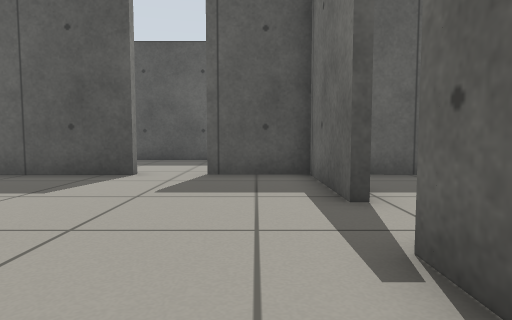
[1] (above)

21 first-person views from a walk through a Gazebo world. The camera is 0.5 m above the floor, tilts 4° down and sees 75° across. The floor is counted in squares, 0.5 m on a side. Each view is taken from the middle of a square. On the plan, view 1 faces up. The plan holds only what a view shows up to about 12 squares ahead; the rest is blank.

[2]
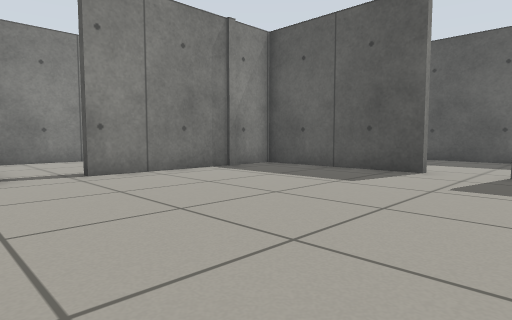

[3]
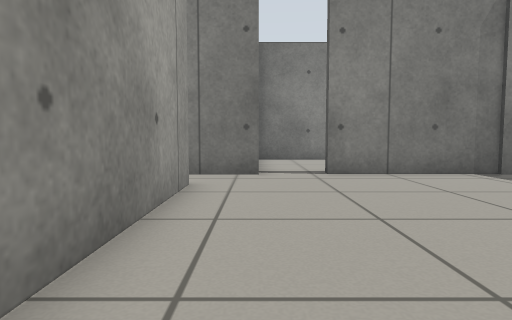

[4]
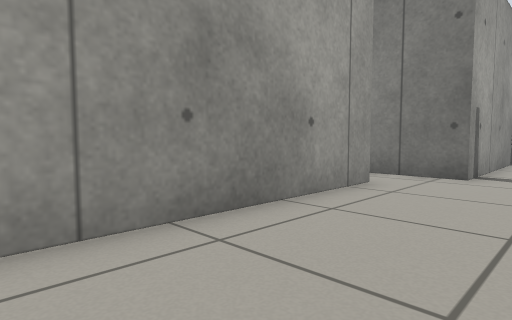

[5]
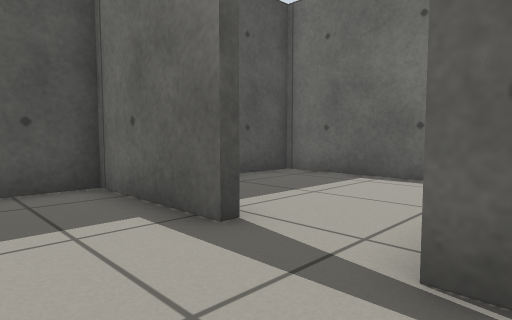

[6]
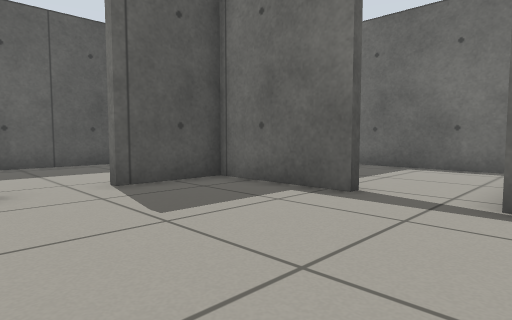

[7]
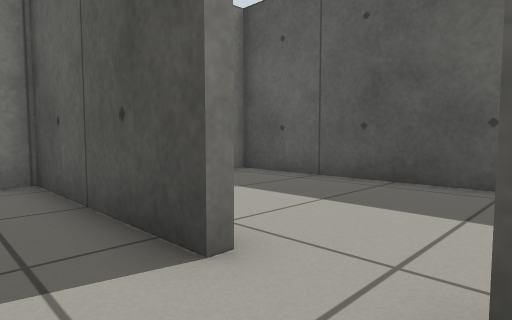

[8]
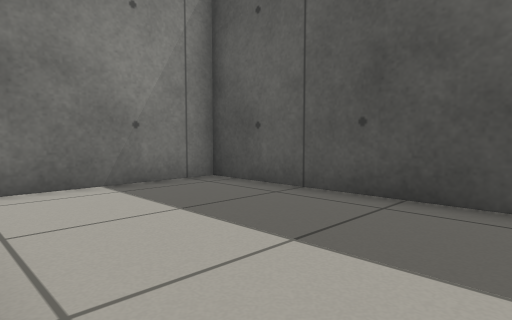

[9]
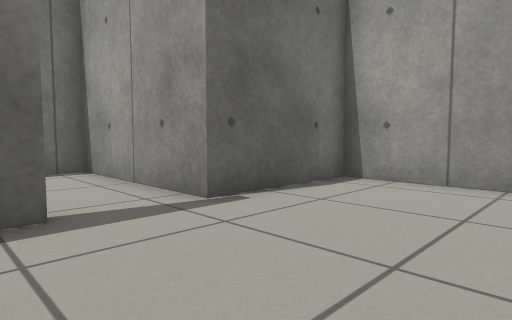

[10]
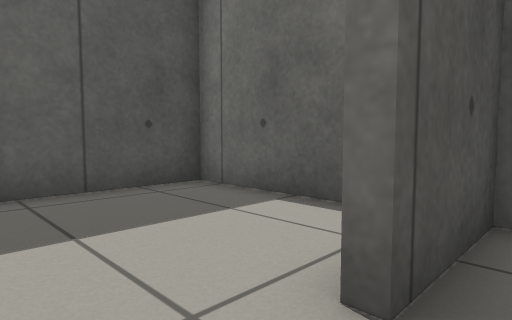

[11]
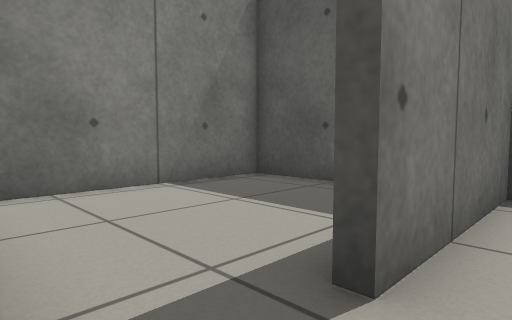

[12]
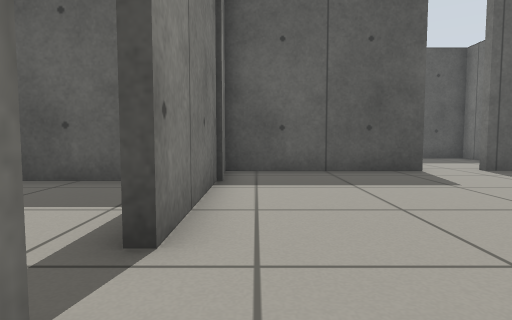

[13]
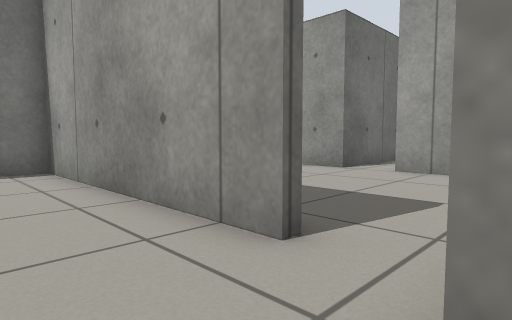

[14]
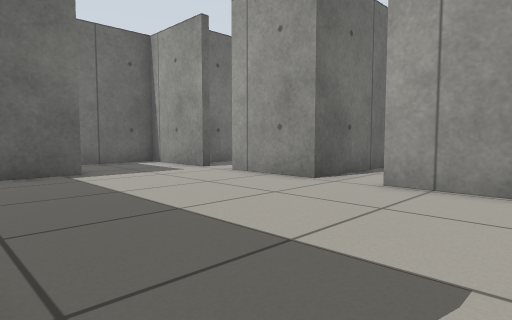

[15]
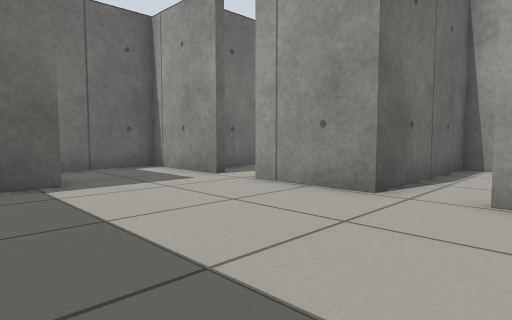

[16]
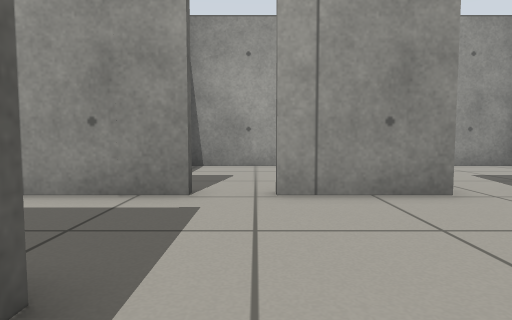

[17]
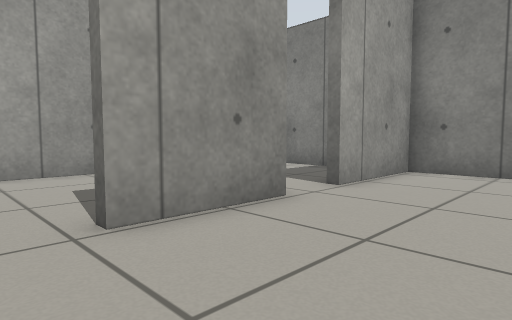

[18]
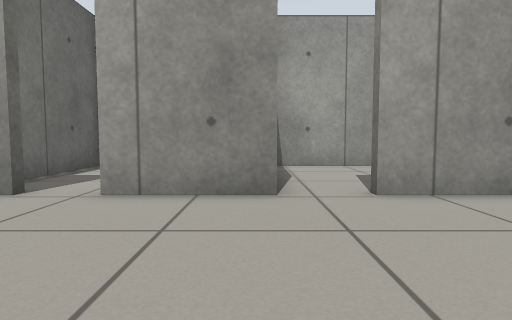

[19]
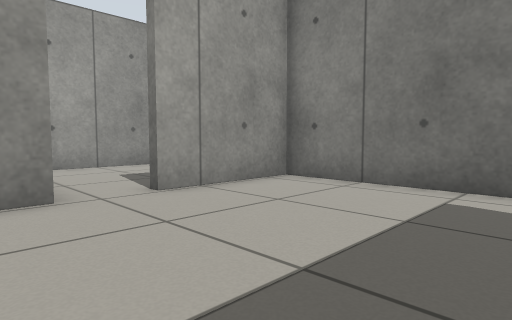

[20]
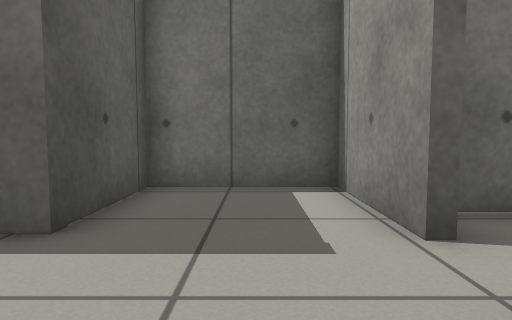

[21]
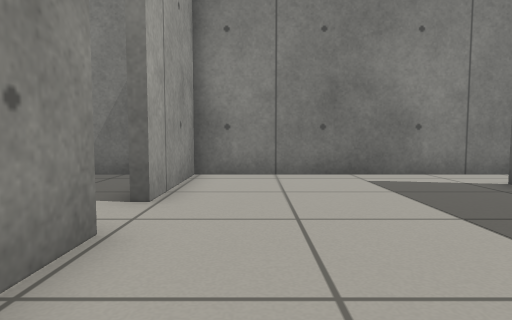

### Floor plan
Ten units are one square. View 1 is at (0, 0); x grows to the right and y downward. Boxes are objects, and circles mark ways between rooms. Rooms are numbered by the first view taken in them; rooms with no view inside come last. Other rooms are left out.
<svg viewBox="-149 -149 224 297">
<path fill="none" stroke="#000" d="M-70 14 13 14 13 -28 25 -28M-88 -1 -88 14M-32 -86 -88 -86 -88 -80M13 -50 13 -86 -13 -86M-88 -74 -88 -19M-32 -90 -32 -86M-13 -86 -13 -91M13 -105 13 -144M16 -143 -88 -143 -88 -99M-110 -65 -144 -65 -144 -1 -88 -1M-34 86 -2 86M11 86 45 86 45 49 13 49 13 31M-88 14 -88 86 -51 86M-88 102 -88 126M-51 86 -51 90M-88 143 -34 143 -34 86M25 -28 70 -28 70 -86 30 -86M-23 143 23 143 23 96"/>
<circle cx="-25" cy="-90" r="3" fill="#2a7"/>
<circle cx="-90" cy="-10" r="3" fill="#2a7"/>
<circle cx="-75" cy="20" r="3" fill="#2a7"/>
<circle cx="20" cy="-40" r="3" fill="#2a7"/>
<circle cx="-45" cy="90" r="3" fill="#2a7"/>
<circle cx="5" cy="90" r="3" fill="#2a7"/>
<text x="-40" y="-30">1</text>
<text x="-30" y="-120">2</text>
<text x="-120" y="-30">3</text>
<text x="-30" y="60">4</text>
<text x="-60" y="120">5</text>
<text x="40" y="-60">6</text>
<text x="0" y="120">7</text>
</svg>
Room 1 opens to room 2. Room 1 opens to room 3. Room 1 opens to room 4. Room 1 opens to room 6. Room 4 opens to room 5. Room 4 opens to room 7.

Where each view was taken, in squares from view 1:
view 1: 0 up, 0 right, facing up
view 2: 1 down, 0 right, facing up-left
view 3: 0 up, 0 right, facing left
view 4: 2 up, 0 right, facing down-left
view 5: 2 up, 1 left, facing up-right
view 6: 2 up, 4 left, facing up-right
view 7: 7 up, 1 left, facing up-left
view 8: 9 up, 2 left, facing up-left
view 9: 6 up, 3 left, facing down-right
view 10: 8 up, 3 left, facing up-right
view 11: 0 up, 8 left, facing up-left
view 12: 1 down, 8 left, facing up
view 13: 1 up, 9 left, facing down-right
view 14: 2 down, 8 left, facing down-right
view 15: 3 down, 6 left, facing down-right
view 16: 3 down, 0 right, facing down
view 17: 5 down, 1 right, facing down-left
view 18: 3 down, 3 left, facing down
view 19: 3 down, 2 left, facing down-left
view 20: 7 down, 2 left, facing right
view 21: 7 down, 0 right, facing left
